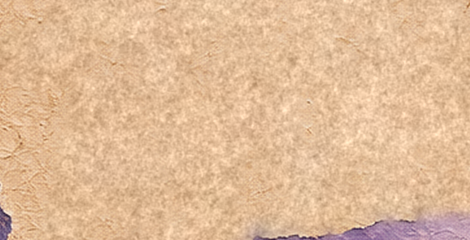
#> input picture lambe-lambe/kit_carrossel/kit_papel.png, 470 x 240 px
$ python foto_lambe.py kit_papel.png kit_fita.png out.png
#> lines starting #> are read from the running program, lines starting #| are printed output that depends on the picture
"""Foto do artista impressa como cartaz de lambe-lambe na capa (foto enviada pelo fundador).
python3 -I foto_lambe.py <capa.png> <foto.jpg> <saida.png>"""
import sys, cv2, numpy as np
sys.path.insert(0, '.')
from compor import colar, rasgo_alpha, fita
base = cv2.imread(sys.argv[1]); orig = base.copy()
#> further down, base is the input picture: shape (240, 470, 3); mean B, G, R 151.8, 187.4, 225.1
W, H, CX, CY, ANG = 390, 520, 812, 690, 2.5
# 1) recorte e cor de impressão
f = cv2.imread(sys.argv[2]); fh, fw = f.shape[:2]; s = max(W/fw, H/fh)
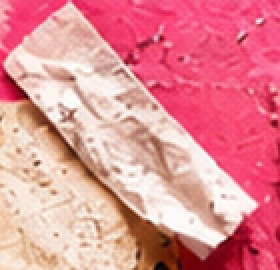
#> input picture lambe-lambe/kit_carrossel/kit_fita.png, 140 x 135 px (shown 2 times larger)
#> further down, f is the input picture: shape (135, 140, 3); mean B, G, R 148.6, 141, 226.6
#> after `fh, fw = f.shape[:2]`: fh = 135; fw = 140
#> after `s = max(W / fw, H / fh)`: s = 3.85
f = cv2.resize(f, (int(fw*s)+1, int(fh*s)+1), interpolation=cv2.INTER_CUBIC)
#> f: shape (521, 540, 3)
oy = int((f.shape[0]-H)*0.1); ox = (f.shape[1]-W)//2; f = f[oy:oy+H, ox:ox+W].astype(np.float32)
#> after `oy = int((f.shape[0] - H) * 0.1)`: oy = 0
#> after `ox = (f.shape[1] - W) // 2`: ox = 75
g = f.mean(2, keepdims=True); f = g + (f-g)*0.6
#> after `g = f.mean(2, keepdims=True)`:
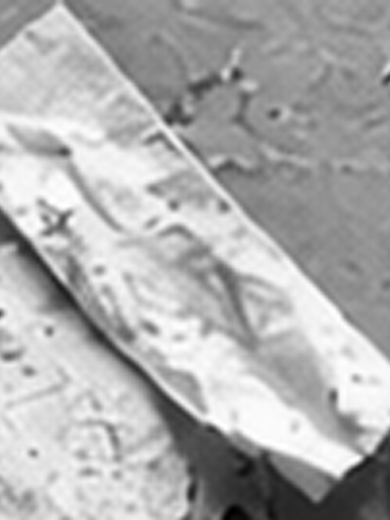
#> g: shape (520, 390, 1) float32; min 0, max 255, mean 174.3
#> after `f = g + (f - g) * 0.6`:
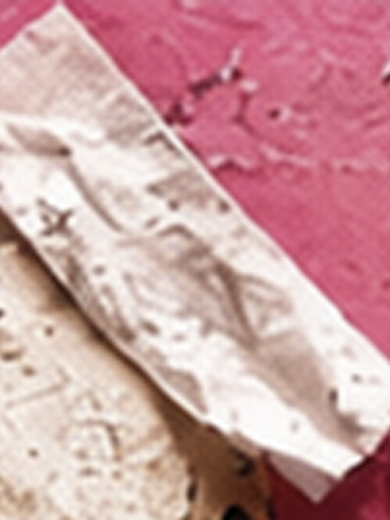
#> f: shape (520, 390, 3) float32; mean B, G, R 160.7, 158, 204.2
f = np.clip((f-120)*1.3+132, 0, 255)
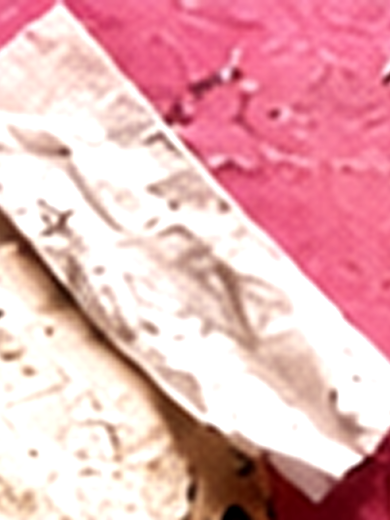
#> f: shape (520, 390, 3) float32; mean B, G, R 180.4, 175.6, 230.9
# 2) retícula leve de gráfica
yy, xx = np.mgrid[0:H, 0:W]
dots = ((np.sin(xx*0.95)*np.sin(yy*0.95))+1)/2
lum = f.mean(2)/255
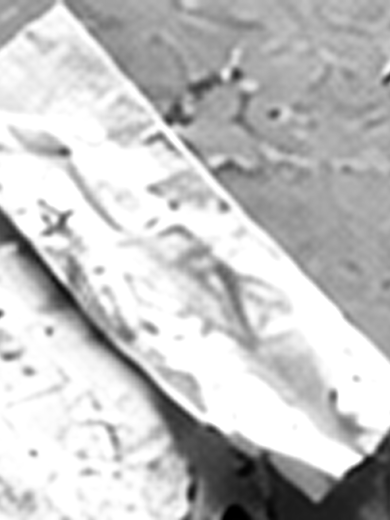
#> lum: shape (520, 390) float32; min 0, max 1, mean 0.766
f = f * (0.9 + 0.1*(dots[..., None] < lum[..., None]+0.35))
# 3) impressa no papel creme: multiplicação + pincelada/rugas do cartaz original
papel = cv2.resize(cv2.imread('kit_papel.png'), (W, H)).astype(np.float32)
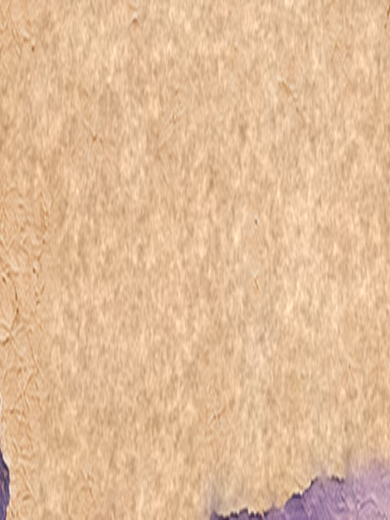
#> papel: shape (520, 390, 3) float32; mean B, G, R 151.7, 187.3, 225
f = papel*(f/255.0)*1.1
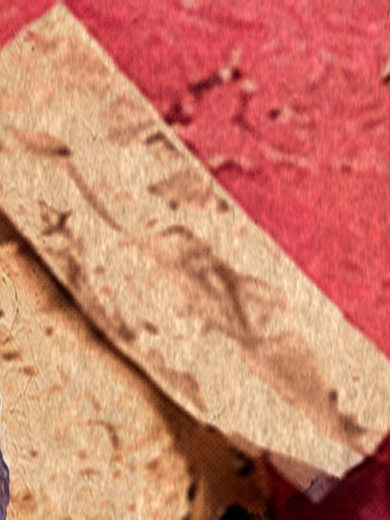
#> f: shape (520, 390, 3) float64; mean B, G, R 117.4, 142, 224.3; drawn with min black and max white
#> (the run stopped early here; a loop or call above may not have finished)
